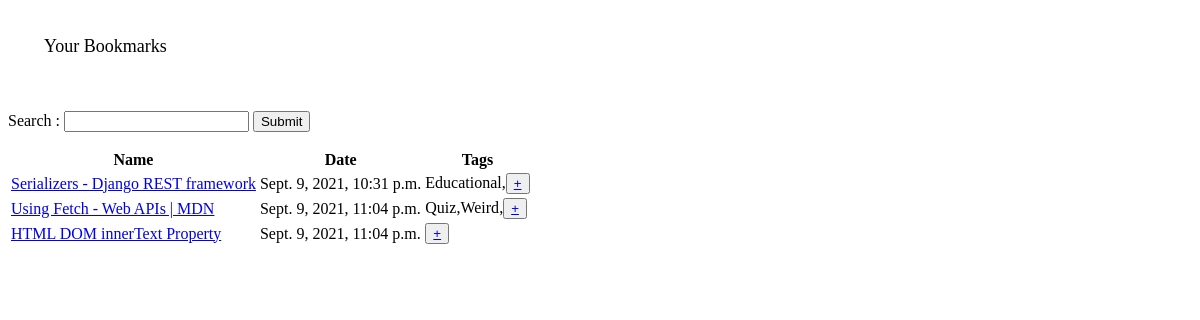
Screenshot of /saveit/ with the database file from the repository.
### saveit/models.py (models this page shows)
class Bookmark(models.Model):
    name = models.CharField(max_length=50)
    date = models.DateTimeField(default=timezone.now)
    url = models.CharField(max_length=100)
    tags = models.ManyToManyField(Tag)

class Tag(models.Model):
    name = models.CharField(max_length=50)
    def __str__(self) :
        return str(self.name)

### saveit/views.py (the view, shortened to what this page needs)
# urls.py: 2. Add a URL to urlpatterns:  path('', views.home, name='home')
class home(View):
    def get(self,request):
        global search_str
        search_str = ""
        return render(request,template_name='saveit/home.html',context={'entries':Bookmark.objects.all()})

### saveit/templates/saveit/home.html (shortened to what this page needs)
{% load static %}
<link href="{% static 'saveit/css/styles.css' %}" rel="stylesheet" type="text/css">
<div id="title">Your Bookmarks</div>
<form method ="POST">
<br>
Search : <input type = "text" name = "search_text"></input>
<input type = "submit">
</form>
<div id="content">
    <table>
        <tr>
            <th>Name</th>
            <th>Date</th>
            <th>Tags</th>
        </tr>
        {% for item in entries %}
        <tr>
            <td><a href="{{item.url}}">{{item.name}}</a></td>
            <td>{{item.date}}</td>
            <td>{% for tag in item.tags.all %}{{tag}},{% endfor %}<button class = "plus"><a href = "{% url 'saveit:add_tags' item.id %}">+</a></button></td>
        </tr>
        {% endfor %}
    </table>
</div>

### saveit/static/saveit/css/styles.css (style rules this page uses)
#title { margin : 1em; padding: 1em; font-size: large; }
#content { margin-left: 1em; margin-right: 1em; padding-left: 1em; padding-right: 1em; }
.plus { background-color: transparent; }

### rows the page displays
Bookmark: name "Serializers - Django REST framework", date "Sept. 9, 2021, 10:31 p.m."
Tag: name "Educational"
Bookmark: name "Using Fetch - Web APIs | MDN", date "Sept. 9, 2021, 11:04 p.m."
Tag: name "Quiz"
Tag: name "Weird"
Bookmark: name "HTML DOM innerText Property", date "Sept. 9, 2021, 11:04 p.m."
